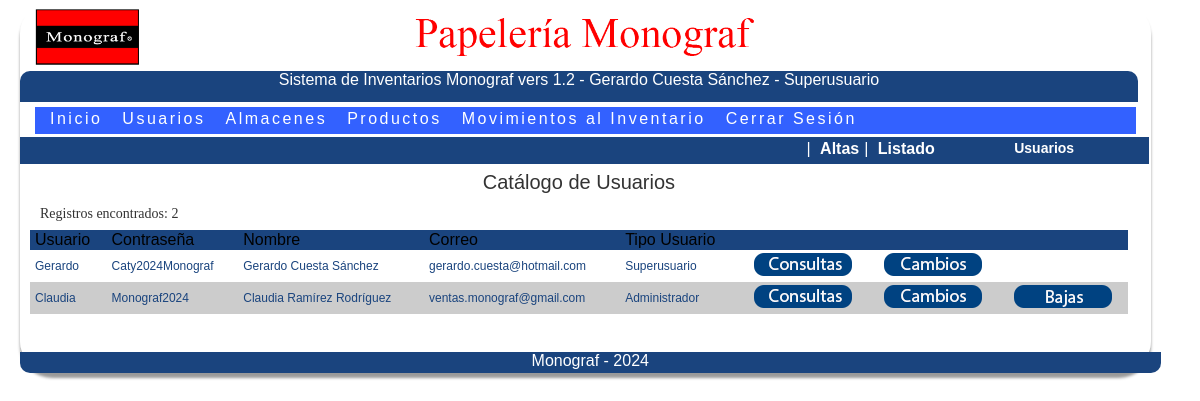
Screenshot of /cat-usuarios.php (signed in) with the database file from the repository.
### tables this page shows
CREATE TABLE IF NOT EXISTS `usuarios` (
  `idusuario` bigint(5) NOT NULL AUTO_INCREMENT,
  `usuario` varchar(50) NOT NULL,
  `pasaporte` varchar(50) NOT NULL,
  `nombre` varchar(100) NOT NULL,
  `correo` varchar(100) DEFAULT NULL,
  `idtipousuario` bigint(5) NOT NULL,
  PRIMARY KEY (`idusuario`)
);

CREATE TABLE IF NOT EXISTS `cat_tipousuarios` (
  `idtipousuario` bigint(5) NOT NULL AUTO_INCREMENT,
  `usuario_tipo` varchar(100) NOT NULL,
  `comentarios` varchar(100) NOT NULL,
  PRIMARY KEY (`idtipousuario`)
);

### permisos.php (called while the page is built, shortened)
<?php
	function usuarioslistado(){return($_SESSION['usuarioslistado']);}
?>

### utilerias.php (called while the page is built, shortened)
<?php
function base_html($cadena)
{
	return(utf8_encode($cadena));
}
?>

### cat-usuarios.php (the view, shortened to what this page needs)
<?php
if(!function_exists("parametrizarpermisos")){ include ("permisos.php");}
if(usuarioslistado()==0){verificaseguridad();}
else
{
	include("utilerias.php");
	$conn=abre_conexion();
	$nivel=$_SESSION['nivel'];
	$idusuario=$_SESSION['idusuario'];
	$sql="SELECT usuarios.*,cat_tipousuarios.usuario_tipo FROM usuarios,cat_tipousuarios WHERE usuarios.idtipousuario=cat_tipousuarios.idtipousuario  AND (usuarios.idtipousuario>$nivel OR usuarios.idusuario=$idusuario ) ORDER BY usuarios.idtipousuario,usuarios.idusuario";
	$rs=mysqli_query($conn,$sql);
	$TotalRegistros=mysqli_num_rows($rs);
	$class = "renglon1";
?>
<!DOCTYPE html PUBLIC "-//W3C//DTD XHTML 1.0 Transitional//EN"
 "http://www.w3.org/TR/xhtml1/DTD/xhtml1-transitional.dtd">
<html xmlns="http://www.w3.org/1999/xhtml">
<head>
<link rel="stylesheet" href="estilos/estilos.css">
<link rel="stylesheet" href="estilos/menu.css">
</head>
<body>
<div id="contenedor">
	<?php require("encabezado-logotipo.php"); ?>
	<?php require("encabezado-usuario.php"); ?>
  <?php require "encabezado-menusuperior.php"; ?>
  <?php require "cat-usuarios-menu.php"; ?>
<div id="informacion">
  <table width="100%" border="0" cellspacing="0" cellpadding="0">
    <tr class="TextoEncabezadoTablas" bgcolor="#1a447e">
      <td height="30" colspan="8" align="center" valign="middle" bgcolor="#FFFFFF" ><span class="Titulo">Cat&aacute;logo de Usuarios</span></td>
    </tr>
    <tr class="TextoEncabezadoTablas" bgcolor="#1a447e">
      <td height="30" colspan="8" align="left" valign="middle" bgcolor="#FFFFFF" ><span class="Peticion1"><?php echo "Registros encontrados: ".number_format($TotalRegistros,0,"",","); ?></span></td>
    </tr>
  <tr class="TextoEncabezadoTablas" bgcolor="#1a447e">
    <td >Usuario</td>
    <td>Contrase&ntilde;a</td>
    <td>Nombre</td>
    <td>Correo</td>
    <td>Tipo Usuario</td>
    <td width="100">&nbsp;</td>
    <td width="100">&nbsp;</td>
    <td width="100">&nbsp;</td>
  </tr>
  <?php while($fila = mysqli_fetch_object($rs)	){
			if($class == "renglon0" ){$class = "renglon1";} else {$class = "renglon0";}
  ?>
  <tr  class="<?php echo $class; ?>">
    <td height="25"><?php echo base_html($fila->usuario); ?></td>
    <td><?php echo base_html($fila->pasaporte); ?></td>
    <td><?php echo base_html($fila->nombre); ?></td>
    <td><?php echo base_html($fila->correo); ?></td>
    <td><?php echo base_html($fila->usuario_tipo); ?></td>
    <td><a href="cat-usuarios-consultar.php?item=<?php echo $fila->idusuario; ?>"><img src="imagenes/iconoconsultar.png" width="100" height="25" alt="Consultas" /></a></td>
    <td><a href="cat-usuarios-modificar.php?item=<?php echo $fila->idusuario; ?>"><img src="imagenes/iconomodificar.png" width="100" height="25" alt="Modificar" /></a></td>
    <td><?php if($idusuario!=$fila->idusuario){ ?><a href="cat-usuarios-baja.php?item=<?php echo $fila->idusuario; ?>"><img src="imagenes/iconobaja.png" width="100" height="25" alt="Eliminar" /></a><?php } ?></td>
  </tr>
  <?php }  ?>
</table>
<br /><br />
</div>
  	<?php require("pie.php"); ?>
</body>
</html>
<?php } ?>

### estilos/estilos.css (style rules this page uses)
body { text-align:center; font-family:'Verdana', sans-serif; width: 100%; color:#69625A; }
#contenedor { width: 95%; height:auto; float:left; margin-left:10px; margin-right:10px; padding: 0px 0px 0px 0px; background: rgba(255, 255, 255, 0.67); border-radius: 2em; -webkit-border-radius: 2em; -moz-border-radius: 2em; -webkit-box-shadow: 0 5px 3px rgba(0,0,0, .4); -moz-box-shadow: 0 5px 3px rgba(0,0,0, .4); }
.Titulo { font-family: Verdana, Geneva, sans-serif; font-size: 20px; font-weight: normal; color: #333333; text-align: left; }
.renglon1 { alignment-adjust:left; color:#1a447e; font:Verdana; font-size:12px; text-align:left; background-color:#CCC; }
.renglon0 { alignment-adjust:left; color:#1a447e; font:Verdana; font-size:12px; text-align:left; background-color:#FFF; }
.Peticion1 { font-family: Verdana; font-size: 14px; color:#333; }
body { margin-left: 0px; margin-top: 0px; margin-right: 0px; margin-bottom: 0px; }
a:link { text-decoration: none; }
.TextoEncabezadoTablas { alignment-adjust: left; color: #000; font: Verdana; font-size: 16px; text-align: left; backgroundr: #1a447e; }

### estilos/menu.css (style rules this page uses)
* { margin: 0; padding: 1px 5px 1px 5px; border-bottom:0; }
#informacion { position: relative; float:left; text-align:center; top: 0px; left:0px; width:98%; text-align:right; color:#FFFFFF; }

### rows the page displays
usuarios: usuario "Gerardo", pasaporte "Caty2024Monograf", nombre "Gerardo Cuesta Sánchez", correo "gerardo.cuesta@hotmail.com", idtipousuario.usuario_tipo "Superusuario"
usuarios: usuario "Claudia", pasaporte "Monograf2024", nombre "Claudia Ramírez Rodríguez", correo "ventas.monograf@gmail.com", idtipousuario.usuario_tipo "Administrador"

### other values shown
$_SESSION['sistema'] "Sistema de Inventarios Monograf vers 1.2"
$_SESSION['nombre'] "Gerardo Cuesta Sánchez"
$_SESSION['nivelusuario'] "Superusuario"
$TotalRegistros "2"
